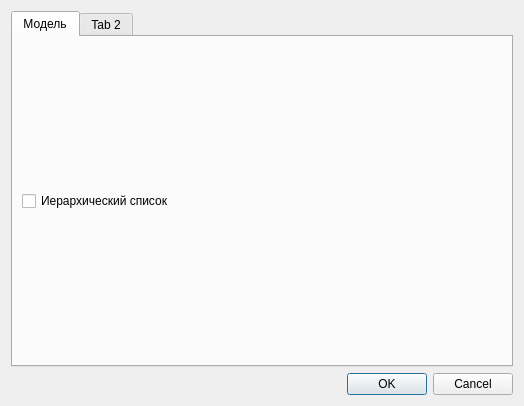
<?xml version="1.0" encoding="UTF-8"?>
<ui version="4.0">
 <class>DialogTreeModelSettings</class>
 <widget class="QDialog" name="DialogTreeModelSettings">
  <property name="geometry">
   <rect>
    <x>0</x>
    <y>0</y>
    <width>524</width>
    <height>406</height>
   </rect>
  </property>
  <property name="windowTitle">
   <string>Настройка списка</string>
  </property>
  <layout class="QGridLayout" name="gridLayout">
   <item row="0" column="0">
    <widget class="QTabWidget" name="tabWidget">
     <property name="currentIndex">
      <number>0</number>
     </property>
     <widget class="QWidget" name="tabModel">
      <attribute name="title">
       <string>Модель</string>
      </attribute>
      <layout class="QGridLayout" name="gridLayout_3">
       <item row="0" column="0">
        <layout class="QGridLayout" name="gridLayout_2">
         <property name="spacing">
          <number>2</number>
         </property>
         <item row="0" column="0">
          <widget class="QCheckBox" name="chHierarchical_list">
           <property name="text">
            <string>Иерархический список</string>
           </property>
          </widget>
         </item>
        </layout>
       </item>
      </layout>
     </widget>
     <widget class="QWidget" name="tab_2">
      <attribute name="title">
       <string>Tab 2</string>
      </attribute>
     </widget>
    </widget>
   </item>
   <item row="1" column="0">
    <widget class="QDialogButtonBox" name="buttonBox">
     <property name="orientation">
      <enum>Qt::Horizontal</enum>
     </property>
     <property name="standardButtons">
      <set>QDialogButtonBox::Cancel|QDialogButtonBox::Ok</set>
     </property>
    </widget>
   </item>
  </layout>
 </widget>
 <resources/>
 <connections>
  <connection>
   <sender>buttonBox</sender>
   <signal>accepted()</signal>
   <receiver>DialogTreeModelSettings</receiver>
   <slot>accept()</slot>
   <hints>
    <hint type="sourcelabel">
     <x>248</x>
     <y>254</y>
    </hint>
    <hint type="destinationlabel">
     <x>157</x>
     <y>274</y>
    </hint>
   </hints>
  </connection>
  <connection>
   <sender>buttonBox</sender>
   <signal>rejected()</signal>
   <receiver>DialogTreeModelSettings</receiver>
   <slot>reject()</slot>
   <hints>
    <hint type="sourcelabel">
     <x>316</x>
     <y>260</y>
    </hint>
    <hint type="destinationlabel">
     <x>286</x>
     <y>274</y>
    </hint>
   </hints>
  </connection>
 </connections>
</ui>
